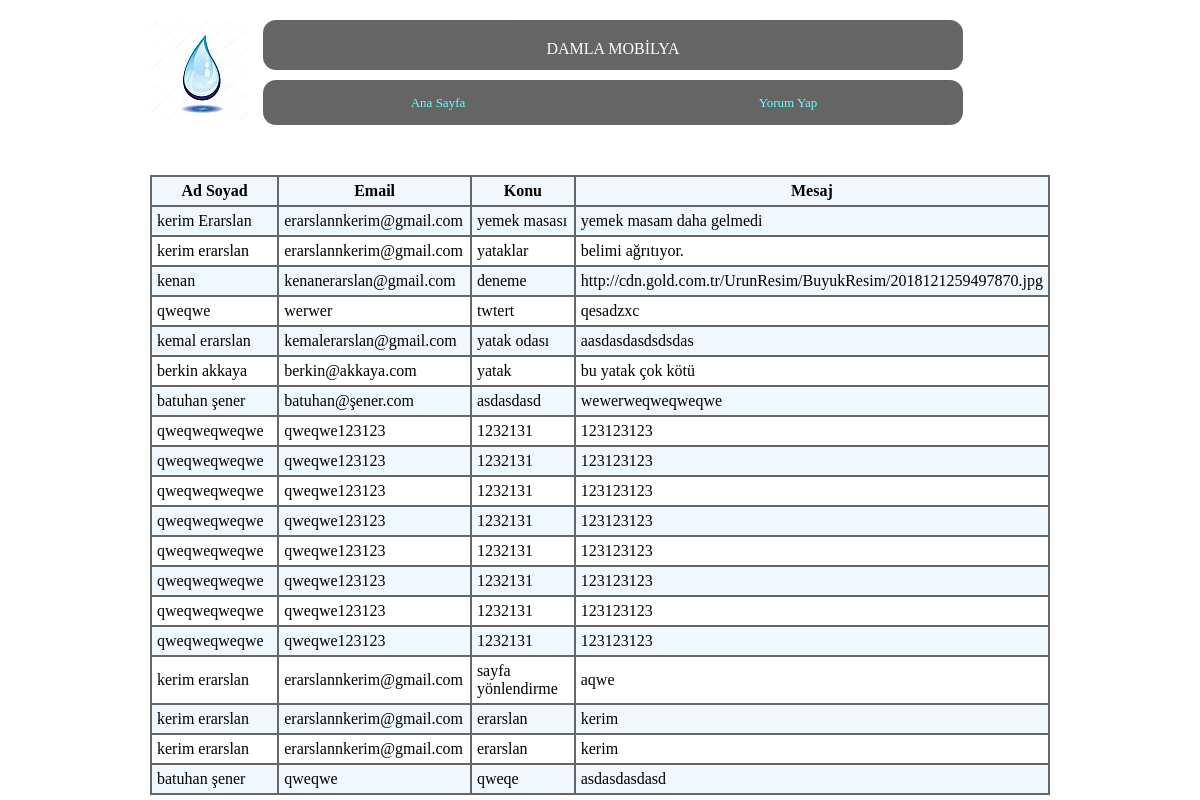
/musteriformu/liste.php, run on the app's committed database.
### tables this page shows
CREATE TABLE IF NOT EXISTS `mesajlar` (
  `id` int(11) NOT NULL AUTO_INCREMENT,
  `ad_soyad` varchar(255) NOT NULL,
  `email` varchar(255) NOT NULL,
  `konu` varchar(255) NOT NULL,
  `mesaj` text NOT NULL,
  PRIMARY KEY (`id`)
);

### musteriformu/liste.php (the view, shortened to what this page needs)
<html>
    <head>
    <link rel="stylesheet" href="../css/css_sablonu.css"/>
</head>
<body>
<div class="sablonum">
    <div class="logo"></div>
    <div class="baslik">DAMLA MOBİLYA</div>
    <div class="liste_menusu"><ul>
            <li><a href="../index.php">Ana Sayfa</a></li>
            <li><a href="../musteriformu.php" class="ust">Yorum Yap</a></li>
        </ul></div>
<?php
include '../include/connect.php';
$sonuc = mysqli_query($link, "select * from mesajlar");
?>
    <div class="mesaj_liste_sablonu">
<table border="1">
    <thead>
    <th>Ad Soyad</th>
    <th>Email</th>
    <th>Konu</th>
    <th>Mesaj</th>
    </thead>
    <?php
    while ($kayit = mysqli_fetch_array($sonuc)) {
        echo "<tr>";
        echo "<td>". $kayit["ad_soyad"] ."</td>";
        echo "<td>". $kayit["email"] ."</td>";
        echo "<td>". $kayit["konu"] ."</td>";
        echo "<td>". $kayit["mesaj"] ."</td>";
        echo "</tr>";
    }
    ?>
</table>
    </div>
</div>

### css/css_sablonu.css (style rules this page uses)
.sablonum { width:900px; height:600px; margin:20px auto; border: 3px; }
.logo { width: 100px; height:100px; float:left; background: url(../images/damla.jpg) }
.baslik { width:700px; height:30px; float:left; margin: 0 0 0 13px; background-color: #000000; opacity:0.6; filter:alpha(opacity=60); border-radius: 13px 13px 13px 13px; color: azure; font: bold ; text-align: center; padding: 20px 0 0 0; }
.mesaj_liste_sablonu { width: 900px; height: auto; float: left; margin-top: 50px; }
table,tr,td,th { border:2px solid #666; }
td,th { padding: 5px; width: 200px; }
table { border-collapse: collapse; }
tr:nth-child(odd) { background-color: aliceblue; }
.liste_menusu { width: 700px; height: 45px; float: left; margin: 10px 0 0 13px; background-color: #000000; opacity:0.6; filter:alpha(opacity=60); border-radius: 13px 13px 13px 13px; }
.liste_menusu ul { margin: 0; padding: 0; list-style: none; }
.liste_menusu ul li { float: left; }
.liste_menusu ul li a { display: block;width: 350px;height: 30px; text-decoration: none; text-align: center; font: 13px tahoma; color:aqua; padding: 15px 0 0 0 ; }

### data on the page
mesajlar: ad_soyad "kerim Erarslan", email "erarslannkerim@gmail.com", konu "yemek masası", mesaj "yemek masam daha gelmedi"
mesajlar: ad_soyad "kerim erarslan", email "erarslannkerim@gmail.com", konu "yataklar", mesaj "belimi ağrıtıyor."
mesajlar: ad_soyad "kenan", email "kenanerarslan@gmail.com", konu "deneme", mesaj "http://cdn.gold.com.tr/UrunResim/BuyukResim/2018121259497870.jpg"
mesajlar: ad_soyad "qweqwe", email "werwer", konu "twtert", mesaj "qesadzxc"
mesajlar: ad_soyad "kemal erarslan", email "kemalerarslan@gmail.com", konu "yatak odası", mesaj "aasdasdasdsdsdas"
mesajlar: ad_soyad "berkin akkaya", email "berkin@akkaya.com", konu "yatak", mesaj "bu yatak çok kötü"
mesajlar: ad_soyad "batuhan şener", email "batuhan@şener.com", konu "asdasdasd", mesaj "wewerweqweqweqwe"
mesajlar: ad_soyad "qweqweqweqwe", email "qweqwe123123", konu "1232131", mesaj "123123123"
mesajlar: ad_soyad "qweqweqweqwe", email "qweqwe123123", konu "1232131", mesaj "123123123"
mesajlar: ad_soyad "qweqweqweqwe", email "qweqwe123123", konu "1232131", mesaj "123123123"
mesajlar: ad_soyad "qweqweqweqwe", email "qweqwe123123", konu "1232131", mesaj "123123123"
mesajlar: ad_soyad "qweqweqweqwe", email "qweqwe123123", konu "1232131", mesaj "123123123"
mesajlar: ad_soyad "qweqweqweqwe", email "qweqwe123123", konu "1232131", mesaj "123123123"
mesajlar: ad_soyad "qweqweqweqwe", email "qweqwe123123", konu "1232131", mesaj "123123123"
mesajlar: ad_soyad "qweqweqweqwe", email "qweqwe123123", konu "1232131", mesaj "123123123"
mesajlar: ad_soyad "kerim erarslan", email "erarslannkerim@gmail.com", konu "sayfa yönlendirme", mesaj "aqwe"
mesajlar: ad_soyad "kerim erarslan", email "erarslannkerim@gmail.com", konu "erarslan", mesaj "kerim"
mesajlar: ad_soyad "kerim erarslan", email "erarslannkerim@gmail.com", konu "erarslan", mesaj "kerim"
mesajlar: ad_soyad "batuhan şener", email "qweqwe", konu "qweqe", mesaj "asdasdasdasd"
